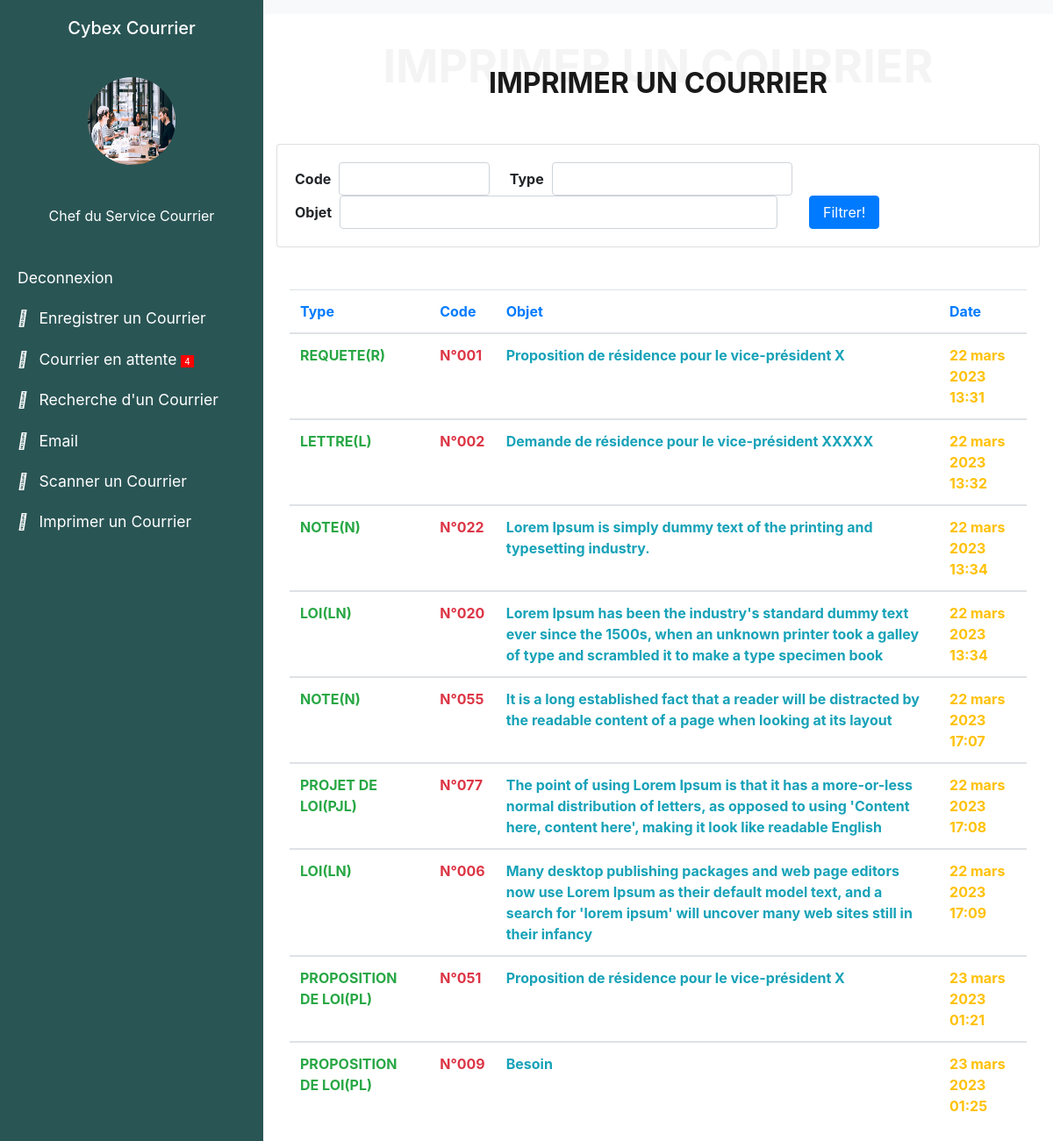
Before: // with the older database file.
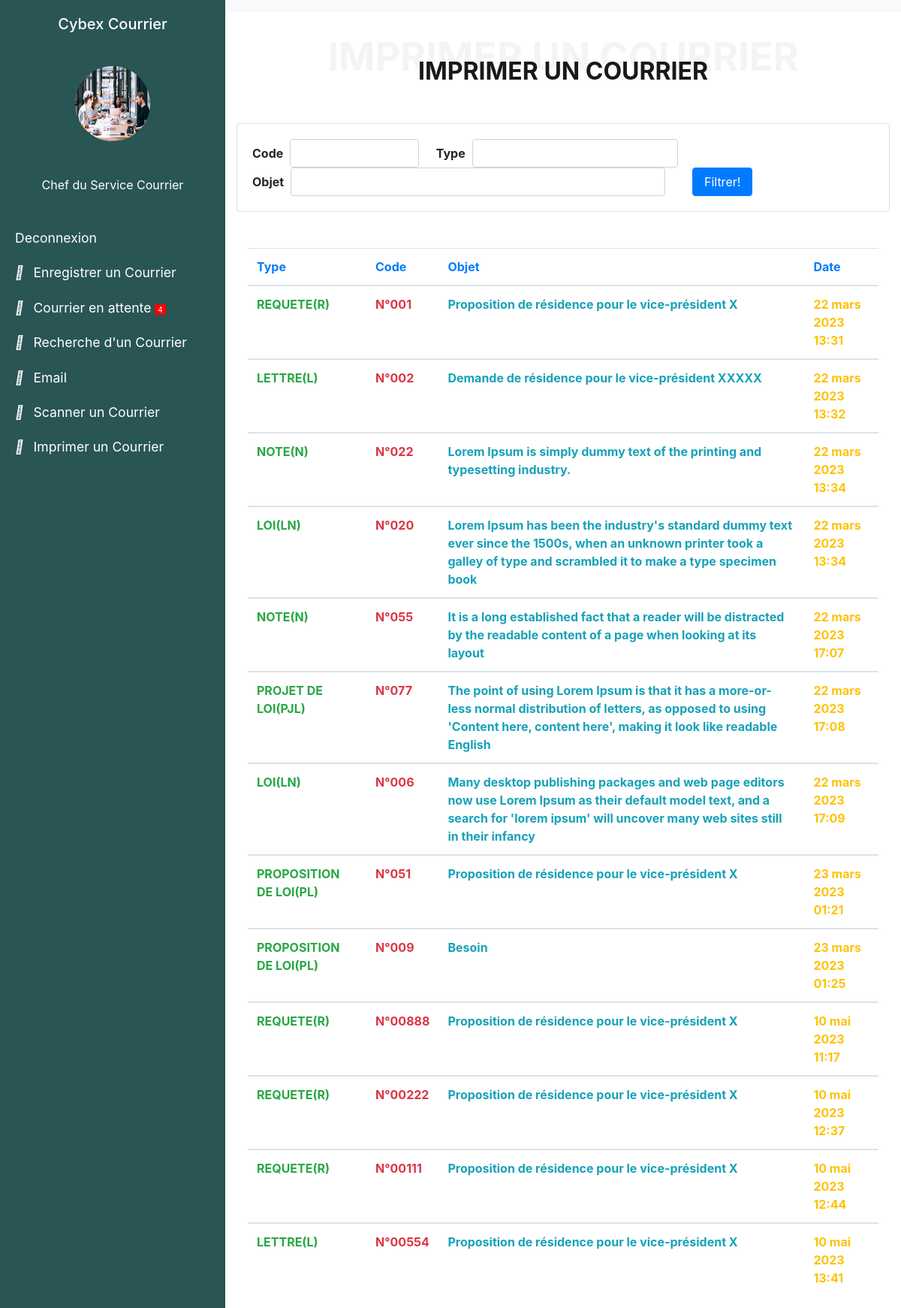
After: the same page with the newer database file.
### senat/models.py (models this page shows, shortened)
class Courrier(models.Model):
    transmetteur = models.CharField(max_length=150, choices=EMETTEUR)
    recepteur = models.CharField(max_length=100, choices=RECEPTEUR)
    types = models.CharField(max_length=100, choices=TYPES_COURRIERS)
    structure = models.CharField(max_length=100, choices=STRUCTURE, null=True, blank=True)
    code = models.CharField(max_length=100, null=False, blank=False)
    annee = models.CharField(max_length=100, null=True, blank=True)
    date = models.DateField(blank=True, null=True, default=date.today)
    objet = models.CharField(max_length=10000, null=False, blank=False)
    service_traitement = models.CharField(max_length=150, choices=SERVICE_TRAITEMENT)
    mention = models.CharField(max_length=100, choices=MENTION, null=True, blank=True)
    is_active = models.BooleanField(default=True)
    created_at = models.DateTimeField(auto_now_add=True)
    class Meta:
        db_table = "courrier"

### senat/views.py (the view)
# urls.py: path('/', views.list_courrier, name='list_courrier'),
def list_courrier(request):
    courrier = Courrier.objects.filter(mention="ETUDE ET COMPTE RENDU", is_active=True)
    count_courrier = courrier.count()
    courriers = Courrier.objects.all()
    courriers_filter = CourrierFilter(request.GET, queryset=courriers)
    return render(request, 'liste_courrier.html', {'courriers': courriers,
                                                   'count_courrier': count_courrier,
                                                   'courriers_filter':courriers_filter,
                                                   })

### senat/templates/liste_courrier.html (shortened to what this page needs)
{% load static %}
{% load crispy_forms_tags %}
{% load i18n %}
<!DOCTYPE html>
<html>
<head>
<link rel="stylesheet" href="https://stackpath.bootstrapcdn.com/font-awesome/4.7.0/css/font-awesome.min.css">
<link rel="stylesheet" href="https://stackpath.bootstrapcdn.com/bootstrap/4.3.1/css/bootstrap.min.css">
</head>
<body>
    <div class="wrapper">
        <nav id="sidebar">
            <div class="sidebar-header text-center">
                <h5>Cybex Courrier</h5>
            </div>
            <div class="text-center">
                <img src="{% static 'landing/assets/img/about.jpg' %}" class="img logo rounded-circle mb-3 mt-3" style="width: 100px; height: 100px;">
            </div>
            <p class="text-center" style="color: #fff"> <br> Chef du Service Courrier</p>
            <ul class="list-unstyled components">
                <li class="active">
                    <a href="{% url 'account:index' %}">
                        Deconnexion
                    </a>
                </li>
                <li>
                    <a href="{% url 'senat:chef_service' %}">
                        <i class="fas fa-user mr-2"></i>
                        Enregistrer un Courrier
                    </a>
                </li>
                <li>
                    <a href="{% url 'senat:courrier_attente' %}">
                        <i class="fas fa-user mr-2"></i>
                        Courrier en attente <span style="font-size:10px; border: 1px solid red; padding-left: 3px; padding-right: 3px; border-radius: %; background-color: red">{{ count_courrier }}</span>
                    </a>
                </li>
                <li>
                    <a href="{% url 'senat:search_chef' %}">
                        <i class="fas fa-tasks mr-2"></i>
                        Recherche d'un Courrier
                    </a>
                </li>
                <li>
                    <a href="{% url 'senat:envoi_email' %}">
                        <i class="fas fa-cog mr-2"></i>
                        Email
                    </a>
                </li>
                <li>
                    <a href="{% url 'senat:scan' %}">
                        <i class="fas fa-cog mr-2"></i>
                        Scanner un Courrier
                    </a>
                </li>
                <li>
                    <a href="{% url 'senat:captures' %}">
                        <i class="fas fa-cog mr-2"></i>
                        Imprimer un Courrier
                    </a>
                </li>
            </ul>
        </nav>
        <div id="content" >
            <nav class="navbar navbar-expand-lg navbar-light bg-light">
            </nav>
            <div class="container-fluid">
                <div class="section-title">
                    <span>IMPRIMER UN COURRIER</span>
                    <h2>IMPRIMER UN COURRIER</h2>
                </div>
                <div class="card card-body">
                    <form class = "form-inline" method="get">
                        {%for field in courriers_filter.form %}
                            <div class="form-group">
                                <label for="id_{{field.name}}" style="font-weight: bold;">{{field.label}}</label>&nbsp;&nbsp;
                                {{field}}
                            </div>&nbsp;&nbsp;&nbsp;&nbsp;&nbsp;
                        {%endfor%} &nbsp;&nbsp;
                        <button class="btn btn-primary" style="width: 80px" type="submit">Filtrer!</button>
                    </form>
                </div>
                <br><br>
                <div class="container">
                        <table class="table table-hover">
                            <thead>
                                <tr>
                                    <th class="text-primary" scope="col">Type</th>
                                    <th class="text-primary" scope="col">Code</th>
                                    <th class="text-primary" scope="col">Objet</th>
                                    <th class="text-primary" scope="col">Date</th>
                                </tr>
                            </thead>
                            {% for courrier in courriers_filter.qs %}
                                <tbody>
                                    <tr>
                                        <td class="text-success" style="font-weight: bold">{{courrier.types}}</td>
                                        <td class="text-danger" style="font-weight: bold">N°{{courrier.code}}</td>
                                        <td class="text-info" style="font-weight: bold">{{courrier.objet}}</td>
                                        {%language 'fr' %}
                                            <td class="text-warning" style="font-weight: bold">{{courrier.created_at}}</td>
                                        {% endlanguage %}
                                    </tr>
                                </tbody>
                            {% endfor %}
                        </table>
                </div>
            </div>
        </div>
    </div>
</body>
</html>

### senat/templates/liste_courrier.html (style rules this page uses)
.wrapper { display: flex; width: 100%; }
.img { background-size: cover; background-repeat: no-repeat; background-position: center center; }
#sidebar { height: 100%; width: 300px; position: fixed; z-index: 1; top: 0; left: 0; background-color: #2a5555; overflow-x: hidden; transition: all 0.3s; }
#sidebar .sidebar-header { padding: 20px; color: #fff; }
#sidebar ul.components { padding: 20px 0; }
#sidebar ul li a { padding: 10px; padding-left: 20px; font-size: 1.1em; display: block; color: #fff; text-decoration: none; }
#content { width: 100%; padding-left: 300px; transition: all 0.3s; }
.section-title { margin-top: 30px; text-align: center; padding: 30px 0; position: relative; }
.section-title h2 { font-size: 32px; font-weight: 700; text-transform: uppercase; margin-bottom: 20px; padding-bottom: 0; color: #191919; position: relative; z-index: 2; }
.section-title span { position: absolute; top: 30px; color: #f4f4f4; left: 0; right: 0; z-index: 1; font-weight: 700; font-size: 52px; text-transform: uppercase; line-height: 0; }

Changed rows visible on the page:
added Courrier: types "REQUETE(R)", code "00888", objet "Proposition de résidence pour le vice-président X", created_at "10 mai 2023 11:17"
added Courrier: types "REQUETE(R)", code "00222", objet "Proposition de résidence pour le vice-président X", created_at "10 mai 2023 12:37"
added Courrier: types "REQUETE(R)", code "00111", objet "Proposition de résidence pour le vice-président X", created_at "10 mai 2023 12:44"
added Courrier: types "LETTRE(L)", code "00554", objet "Proposition de résidence pour le vice-président X", created_at "10 mai 2023 13:41"
